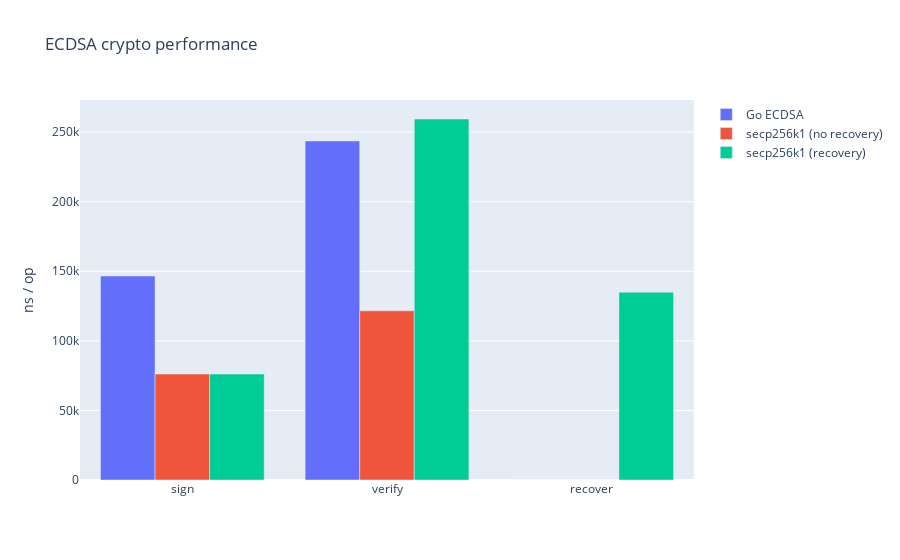

Notebook cell for this chart:
### Markdown cell above
## Better crypto libraries

- Uses ECDSA library which was optimized for x86. Compiled C code. Access using a Go interface.
- 40%-45% faster

**Remark**: Go ECDSA does not support key recovery.

### Code cell
import plotly.graph_objects as go
import numpy as np
import pandas as pd

ops = pd.read_csv("ops.csv")

fig = go.Figure(data=[
    go.Bar(name='Go ECDSA', x=ops["function"], y=ops["goEcdsa"]),
    go.Bar(name='secp256k1 (no recovery)', x=ops["function"], y=ops["secp256k1NoRecovery"]),
    go.Bar(name='secp256k1 (recovery)', x=ops["function"], y=ops["secp256k1Recovery"]),
])
# Change the bar mode
fig.update_layout(title="ECDSA crypto performance", barmode='group', yaxis_title="ns / op")
fig.update_layout(xaxis_type='category', yaxis_type='linear')
fig.show()

### Figure 1 — Plotly figure (JSON) as saved in the notebook; plotly's stock layout.template omitted (floating-point values rounded to 4 significant figures)
{"data": [{"name": "Go ECDSA", "type": "bar", "x": ["sign", "verify", "recover"], "y": [146560, 243644, 0]}, {"name": "secp256k1 (no recovery)", "type": "bar", "x": ["sign", "verify", "recover"], "y": [76123, 121583, 0]}, {"name": "secp256k1 (recovery)", "type": "bar", "x": ["sign", "verify", "recover"], "y": [76123, 259425, 134957]}], "layout": {"autosize": true, "barmode": "group", "title": {"text": "ECDSA crypto performance"}, "xaxis": {"autorange": true, "range": [-0.5, 2.5], "type": "category"}, "yaxis": {"autorange": true, "range": [0, 273100.0], "title": {"text": "ns / op"}, "type": "linear"}}}
